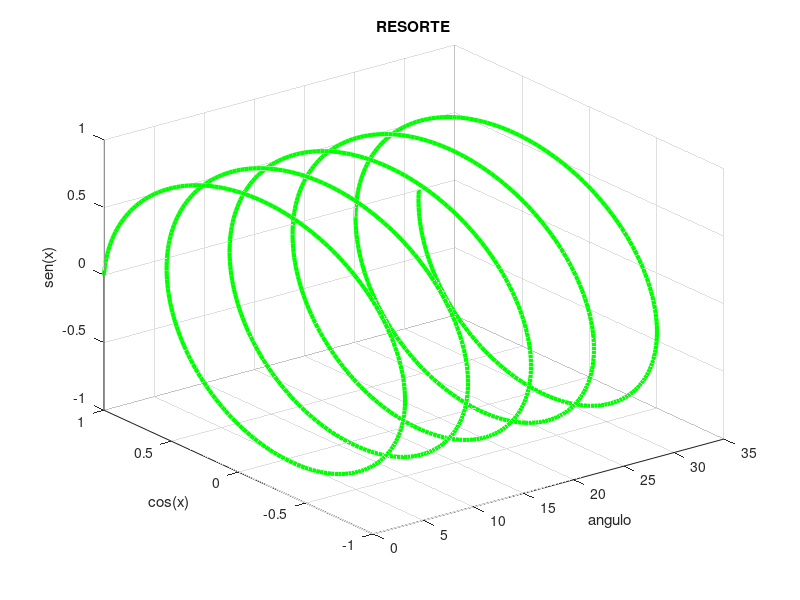

Source code (MATLAB):
t = linspace (0, 10*pi, 1000);
x = cos (t);
y = sin (t);
plot3 (t, x, y, 'g', 'linewidth', 3), grid
xlabel ('angulo');
ylabel ('cos(x)');
zlabel ('sen(x)');
title ('RESORTE');

